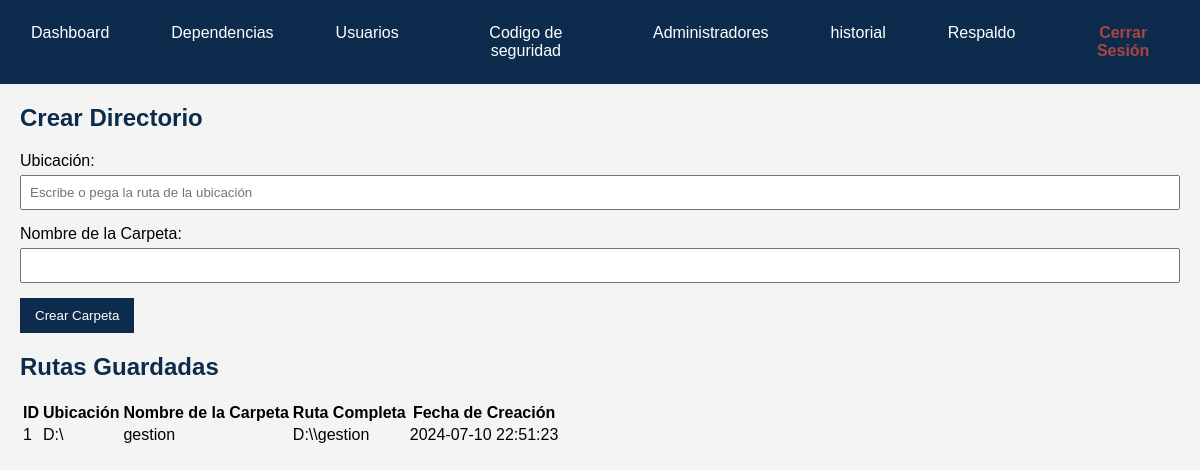
Screenshot of /admin/raiz/raiz.php with the database file from the repository.
### tables this page shows
CREATE TABLE `raiz` (
  `id` int(11) NOT NULL,
  `ubicacion` varchar(255) NOT NULL,
  `nombre_carpeta` varchar(255) NOT NULL,
  `ruta_completa` varchar(255) NOT NULL,
  `fecha_creacion` timestamp NOT NULL DEFAULT current_timestamp()
);

### admin/raiz/raiz.php (the view, shortened to what this page needs)
<?php
include '../inicio/menu.php';
include '../conexion.php';
$sql = "SELECT * FROM raiz";
$result = $conn->query($sql);
?>
<!DOCTYPE html>
<html lang="es">
<head>
    <link rel="stylesheet" href="../css/estilos.css">
</head>
<body>
    <main>
        <h2>Crear Directorio</h2>
        <form id="formCrearCarpeta" action="crear_carpeta.php" method="post" onsubmit="return validarFormulario()">
            <div class="form-group">
                <label for="ubicacion">Ubicación:</label>
                <input type="text" id="ubicacion" name="ubicacion" placeholder="Escribe o pega la ruta de la ubicación" required>
            </div>
            <div class="form-group">
                <label for="nombreCarpeta">Nombre de la Carpeta:</label>
                <input type="text" id="nombreCarpeta" name="nombreCarpeta" required>
            </div>
            <button type="submit">Crear Carpeta</button>
        </form>
        <h2>Rutas Guardadas</h2>
        <table>
            <thead>
                <tr>
                    <th>ID</th>
                    <th>Ubicación</th>
                    <th>Nombre de la Carpeta</th>
                    <th>Ruta Completa</th>
                    <th>Fecha de Creación</th>
                </tr>
            </thead>
            <tbody>
                <?php if ($result->num_rows > 0): ?>
                    <?php while($row = $result->fetch_assoc()): ?>
                        <tr>
                            <td><?php echo $row['id']; ?></td>
                            <td><?php echo $row['ubicacion']; ?></td>
                            <td><?php echo $row['nombre_carpeta']; ?></td>
                            <td><?php echo $row['ruta_completa']; ?></td>
                            <td><?php echo $row['fecha_creacion']; ?></td>
                        </tr>
                    <?php endwhile; ?>
                <?php else: ?>
                    <tr>
                        <td colspan="5">No hay rutas guardadas</td>
                    </tr>
                <?php endif; ?>
            </tbody>
        </table>
    </main>
</body>
</html>

### admin/css/estilos.css (style rules this page uses)
body { font-family: Arial, sans-serif; background-color: #f4f4f4; margin: 0; padding: 0; }
main { margin: 20px; }
h2 { color: #0d2c4d; }
.form-group { margin-bottom: 15px; }
.form-group label { display: block; margin-bottom: 5px; }
.form-group input[type="text"], .form-group input[type="number"], .form-group input[type="password"] { width: 100%; padding: 8px; box-sizing: border-box; }
button { padding: 10px 15px; border: none; cursor: pointer; }
button[type="submit"] { background-color: #0d2c4d; color: white; }

### rows the page displays
raiz: id "1", ubicacion "D:\\", nombre_carpeta "gestion", ruta_completa "D:\\\\gestion", fecha_creacion "2024-07-10 22:51:23"
